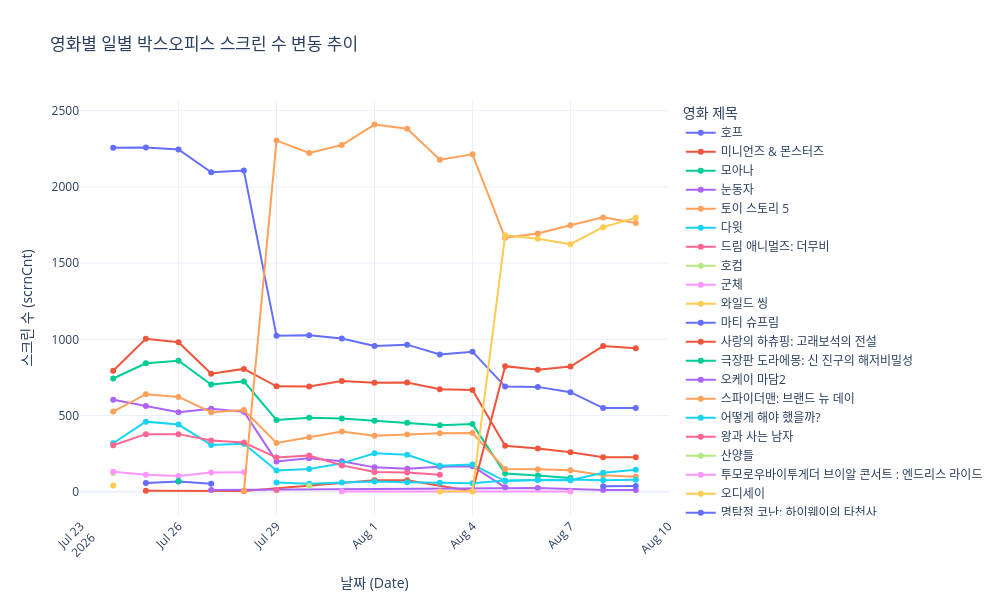

This figure's notebook cell:
### Markdown cell above
## 기간에 따른 스크린 수

### Code cell
draw_lineChart(movie_df, 'scrnCnt', '영화별 일별 박스오피스 스크린 수 변동 추이', '스크린 수')

### Figure 1 — Plotly figure (JSON) as saved in the notebook; plotly's stock layout.template omitted (floating-point values rounded to 4 significant figures)
{"data": [{"customdata": [["호프"], ["호프"], ["호프"], ["호프"], ["호프"], ["호프"], ["호프"], ["호프"], ["호프"], ["호프"], ["호프"], ["호프"], ["호프"], ["호프"], ["호프"], ["호프"], ["호프"]], "hovertemplate": "movieNm=%{customdata[0]}<br>b_date=%{x}<br>scrnCnt=%{y}<extra></extra>", "legendgroup": "호프", "line": {"color": "#636efa", "dash": "solid"}, "marker": {"symbol": "circle"}, "mode": "lines+markers", "name": "호프", "orientation": "v", "showlegend": true, "type": "scatter", "x": ["2026-07-24", "2026-07-25", "2026-07-26", "2026-07-27", "2026-07-28", "2026-07-29", "2026-07-30", "2026-07-31", "2026-08-01", "2026-08-02", "2026-08-03", "2026-08-04", "2026-08-05", "2026-08-06", "2026-08-07", "2026-08-08", "2026-08-09"], "xaxis": "x", "y": [2256, 2258, 2245, 2096, 2108, 1023, 1026, 1005, 957, 965, 901, 919, 690, 688, 653, 549, 549], "yaxis": "y"}, {"customdata": [["미니언즈 & 몬스터즈"], ["미니언즈 & 몬스터즈"], ["미니언즈 & 몬스터즈"], ["미니언즈 & 몬스터즈"], ["미니언즈 & 몬스터즈"], ["미니언즈 & 몬스터즈"], ["미니언즈 & 몬스터즈"], ["미니언즈 & 몬스터즈"], ["미니언즈 & 몬스터즈"], ["미니언즈 & 몬스터즈"], ["미니언즈 & 몬스터즈"], ["미니언즈 & 몬스터즈"], ["미니언즈 & 몬스터즈"], ["미니언즈 & 몬스터즈"], ["미니언즈 & 몬스터즈"], ["미니언즈 & 몬스터즈"], ["미니언즈 & 몬스터즈"]], "hovertemplate": "movieNm=%{customdata[0]}<br>b_date=%{x}<br>scrnCnt=%{y}<extra></extra>", "legendgroup": "미니언즈 & 몬스터즈", "line": {"color": "#EF553B", "dash": "solid"}, "marker": {"symbol": "circle"}, "mode": "lines+markers", "name": "미니언즈 & 몬스터즈", "orientation": "v", "showlegend": true, "type": "scatter", "x": ["2026-07-24", "2026-07-25", "2026-07-26", "2026-07-27", "2026-07-28", "2026-07-29", "2026-07-30", "2026-07-31", "2026-08-01", "2026-08-02", "2026-08-03", "2026-08-04", "2026-08-05", "2026-08-06", "2026-08-07", "2026-08-08", "2026-08-09"], "xaxis": "x", "y": [794, 1004, 981, 774, 806, 692, 690, 726, 715, 716, 672, 668, 302, 284, 259, 226, 227], "yaxis": "y"}, {"customdata": [["모아나"], ["모아나"], ["모아나"], ["모아나"], ["모아나"], ["모아나"], ["모아나"], ["모아나"], ["모아나"], ["모아나"], ["모아나"], ["모아나"], ["모아나"], ["모아나"], ["모아나"]], "hovertemplate": "movieNm=%{customdata[0]}<br>b_date=%{x}<br>scrnCnt=%{y}<extra></extra>", "legendgroup": "모아나", "line": {"color": "#00cc96", "dash": "solid"}, "marker": {"symbol": "circle"}, "mode": "lines+markers", "name": "모아나", "orientation": "v", "showlegend": true, "type": "scatter", "x": ["2026-07-24", "2026-07-25", "2026-07-26", "2026-07-27", "2026-07-28", "2026-07-29", "2026-07-30", "2026-07-31", "2026-08-01", "2026-08-02", "2026-08-03", "2026-08-04", "2026-08-05", "2026-08-06", "2026-08-07"], "xaxis": "x", "y": [743, 843, 860, 704, 724, 471, 486, 480, 465, 452, 437, 444, 119, 106, 91], "yaxis": "y"}, {"customdata": [["눈동자"], ["눈동자"], ["눈동자"], ["눈동자"], ["눈동자"], ["눈동자"], ["눈동자"], ["눈동자"], ["눈동자"], ["눈동자"], ["눈동자"], ["눈동자"], ["눈동자"]], "hovertemplate": "movieNm=%{customdata[0]}<br>b_date=%{x}<br>scrnCnt=%{y}<extra></extra>", "legendgroup": "눈동자", "line": {"color": "#ab63fa", "dash": "solid"}, "marker": {"symbol": "circle"}, "mode": "lines+markers", "name": "눈동자", "orientation": "v", "showlegend": true, "type": "scatter", "x": ["2026-07-24", "2026-07-25", "2026-07-26", "2026-07-27", "2026-07-28", "2026-07-29", "2026-07-30", "2026-07-31", "2026-08-01", "2026-08-02", "2026-08-03", "2026-08-04", "2026-08-05"], "xaxis": "x", "y": [603, 563, 521, 545, 525, 199, 220, 200, 160, 151, 164, 168, 29], "yaxis": "y"}, {"customdata": [["토이 스토리 5"], ["토이 스토리 5"], ["토이 스토리 5"], ["토이 스토리 5"], ["토이 스토리 5"], ["토이 스토리 5"], ["토이 스토리 5"], ["토이 스토리 5"], ["토이 스토리 5"], ["토이 스토리 5"], ["토이 스토리 5"], ["토이 스토리 5"], ["토이 스토리 5"], ["토이 스토리 5"], ["토이 스토리 5"], ["토이 스토리 5"], ["토이 스토리 5"]], "hovertemplate": "movieNm=%{customdata[0]}<br>b_date=%{x}<br>scrnCnt=%{y}<extra></extra>", "legendgroup": "토이 스토리 5", "line": {"color": "#FFA15A", "dash": "solid"}, "marker": {"symbol": "circle"}, "mode": "lines+markers", "name": "토이 스토리 5", "orientation": "v", "showlegend": true, "type": "scatter", "x": ["2026-07-24", "2026-07-25", "2026-07-26", "2026-07-27", "2026-07-28", "2026-07-29", "2026-07-30", "2026-07-31", "2026-08-01", "2026-08-02", "2026-08-03", "2026-08-04", "2026-08-05", "2026-08-06", "2026-08-07", "2026-08-08", "2026-08-09"], "xaxis": "x", "y": [526, 640, 622, 522, 536, 320, 358, 395, 367, 375, 384, 385, 150, 148, 141, 109, 99], "yaxis": "y"}, {"customdata": [["다윗"], ["다윗"], ["다윗"], ["다윗"], ["다윗"], ["다윗"], ["다윗"], ["다윗"], ["다윗"], ["다윗"], ["다윗"], ["다윗"], ["다윗"], ["다윗"], ["다윗"], ["다윗"], ["다윗"]], "hovertemplate": "movieNm=%{customdata[0]}<br>b_date=%{x}<br>scrnCnt=%{y}<extra></extra>", "legendgroup": "다윗", "line": {"color": "#19d3f3", "dash": "solid"}, "marker": {"symbol": "circle"}, "mode": "lines+markers", "name": "다윗", "orientation": "v", "showlegend": true, "type": "scatter", "x": ["2026-07-24", "2026-07-25", "2026-07-26", "2026-07-27", "2026-07-28", "2026-07-29", "2026-07-30", "2026-07-31", "2026-08-01", "2026-08-02", "2026-08-03", "2026-08-04", "2026-08-05", "2026-08-06", "2026-08-07", "2026-08-08", "2026-08-09"], "xaxis": "x", "y": [318, 460, 441, 307, 315, 139, 150, 186, 253, 243, 171, 178, 70, 77, 75, 124, 145], "yaxis": "y"}, {"customdata": [["드림 애니멀즈: 더무비"], ["드림 애니멀즈: 더무비"], ["드림 애니멀즈: 더무비"], ["드림 애니멀즈: 더무비"], ["드림 애니멀즈: 더무비"], ["드림 애니멀즈: 더무비"], ["드림 애니멀즈: 더무비"], ["드림 애니멀즈: 더무비"], ["드림 애니멀즈: 더무비"], ["드림 애니멀즈: 더무비"], ["드림 애니멀즈: 더무비"]], "hovertemplate": "movieNm=%{customdata[0]}<br>b_date=%{x}<br>scrnCnt=%{y}<extra></extra>", "legendgroup": "드림 애니멀즈: 더무비", "line": {"color": "#FF6692", "dash": "solid"}, "marker": {"symbol": "circle"}, "mode": "lines+markers", "name": "드림 애니멀즈: 더무비", "orientation": "v", "showlegend": true, "type": "scatter", "x": ["2026-07-24", "2026-07-25", "2026-07-26", "2026-07-27", "2026-07-28", "2026-07-29", "2026-07-30", "2026-07-31", "2026-08-01", "2026-08-02", "2026-08-03"], "xaxis": "x", "y": [305, 378, 378, 337, 323, 224, 238, 173, 130, 126, 112], "yaxis": "y"}, {"customdata": [["호컴"]], "hovertemplate": "movieNm=%{customdata[0]}<br>b_date=%{x}<br>scrnCnt=%{y}<extra></extra>", "legendgroup": "호컴", "line": {"color": "#B6E880", "dash": "solid"}, "marker": {"symbol": "circle"}, "mode": "lines+markers", "name": "호컴", "orientation": "v", "showlegend": true, "type": "scatter", "x": ["2026-07-24"], "xaxis": "x", "y": [123], "yaxis": "y"}, {"customdata": [["군체"], ["군체"], ["군체"], ["군체"], ["군체"]], "hovertemplate": "movieNm=%{customdata[0]}<br>b_date=%{x}<br>scrnCnt=%{y}<extra></extra>", "legendgroup": "군체", "line": {"color": "#FF97FF", "dash": "solid"}, "marker": {"symbol": "circle"}, "mode": "lines+markers", "name": "군체", "orientation": "v", "showlegend": true, "type": "scatter", "x": ["2026-07-24", "2026-07-25", "2026-07-26", "2026-07-27", "2026-07-28"], "xaxis": "x", "y": [131, 112, 104, 126, 128], "yaxis": "y"}, {"customdata": [["와일드 씽"]], "hovertemplate": "movieNm=%{customdata[0]}<br>b_date=%{x}<br>scrnCnt=%{y}<extra></extra>", "legendgroup": "와일드 씽", "line": {"color": "#FECB52", "dash": "solid"}, "marker": {"symbol": "circle"}, "mode": "lines+markers", "name": "와일드 씽", "orientation": "v", "showlegend": true, "type": "scatter", "x": ["2026-07-24"], "xaxis": "x", "y": [41], "yaxis": "y"}, {"customdata": [["마티 슈프림"], ["마티 슈프림"], ["마티 슈프림"]], "hovertemplate": "movieNm=%{customdata[0]}<br>b_date=%{x}<br>scrnCnt=%{y}<extra></extra>", "legendgroup": "마티 슈프림", "line": {"color": "#636efa", "dash": "solid"}, "marker": {"symbol": "circle"}, "mode": "lines+markers", "name": "마티 슈프림", "orientation": "v", "showlegend": true, "type": "scatter", "x": ["2026-07-25", "2026-07-26", "2026-07-27"], "xaxis": "x", "y": [58, 67, 53], "yaxis": "y"}, {"customdata": [["사랑의 하츄핑: 고래보석의 전설"], ["사랑의 하츄핑: 고래보석의 전설"], ["사랑의 하츄핑: 고래보석의 전설"], ["사랑의 하츄핑: 고래보석의 전설"], ["사랑의 하츄핑: 고래보석의 전설"], ["사랑의 하츄핑: 고래보석의 전설"], ["사랑의 하츄핑: 고래보석의 전설"], ["사랑의 하츄핑: 고래보석의 전설"], ["사랑의 하츄핑: 고래보석의 전설"], ["사랑의 하츄핑: 고래보석의 전설"]], "hovertemplate": "movieNm=%{customdata[0]}<br>b_date=%{x}<br>scrnCnt=%{y}<extra></extra>", "legendgroup": "사랑의 하츄핑: 고래보석의 전설", "line": {"color": "#EF553B", "dash": "solid"}, "marker": {"symbol": "circle"}, "mode": "lines+markers", "name": "사랑의 하츄핑: 고래보석의 전설", "orientation": "v", "showlegend": true, "type": "scatter", "x": ["2026-07-25", "2026-07-28", "2026-08-01", "2026-08-02", "2026-08-04", "2026-08-05", "2026-08-06", "2026-08-07", "2026-08-08", "2026-08-09"], "xaxis": "x", "y": [6, 5, 76, 75, 3, 824, 801, 821, 956, 941], "yaxis": "y"}, {"customdata": [["극장판 도라에몽: 신 진구의 해저비밀성"]], "hovertemplate": "movieNm=%{customdata[0]}<br>b_date=%{x}<br>scrnCnt=%{y}<extra></extra>", "legendgroup": "극장판 도라에몽: 신 진구의 해저비밀성", "line": {"color": "#00cc96", "dash": "solid"}, "marker": {"symbol": "circle"}, "mode": "lines+markers", "name": "극장판 도라에몽: 신 진구의 해저비밀성", "orientation": "v", "showlegend": true, "type": "scatter", "x": ["2026-07-26"], "xaxis": "x", "y": [70], "yaxis": "y"}, {"customdata": [["오케이 마담2"], ["오케이 마담2"], ["오케이 마담2"], ["오케이 마담2"]], "hovertemplate": "movieNm=%{customdata[0]}<br>b_date=%{x}<br>scrnCnt=%{y}<extra></extra>", "legendgroup": "오케이 마담2", "line": {"color": "#ab63fa", "dash": "solid"}, "marker": {"symbol": "circle"}, "mode": "lines+markers", "name": "오케이 마담2", "orientation": "v", "showlegend": true, "type": "scatter", "x": ["2026-07-27", "2026-08-06", "2026-08-08", "2026-08-09"], "xaxis": "x", "y": [12, 25, 12, 12], "yaxis": "y"}, {"customdata": [["스파이더맨: 브랜드 뉴 데이"], ["스파이더맨: 브랜드 뉴 데이"], ["스파이더맨: 브랜드 뉴 데이"], ["스파이더맨: 브랜드 뉴 데이"], ["스파이더맨: 브랜드 뉴 데이"], ["스파이더맨: 브랜드 뉴 데이"], ["스파이더맨: 브랜드 뉴 데이"], ["스파이더맨: 브랜드 뉴 데이"], ["스파이더맨: 브랜드 뉴 데이"], ["스파이더맨: 브랜드 뉴 데이"], ["스파이더맨: 브랜드 뉴 데이"], ["스파이더맨: 브랜드 뉴 데이"], ["스파이더맨: 브랜드 뉴 데이"]], "hovertemplate": "movieNm=%{customdata[0]}<br>b_date=%{x}<br>scrnCnt=%{y}<extra></extra>", "legendgroup": "스파이더맨: 브랜드 뉴 데이", "line": {"color": "#FFA15A", "dash": "solid"}, "marker": {"symbol": "circle"}, "mode": "lines+markers", "name": "스파이더맨: 브랜드 뉴 데이", "orientation": "v", "showlegend": true, "type": "scatter", "x": ["2026-07-28", "2026-07-29", "2026-07-30", "2026-07-31", "2026-08-01", "2026-08-02", "2026-08-03", "2026-08-04", "2026-08-05", "2026-08-06", "2026-08-07", "2026-08-08", "2026-08-09"], "xaxis": "x", "y": [3, 2304, 2222, 2275, 2409, 2382, 2178, 2214, 1666, 1694, 1748, 1800, 1763], "yaxis": "y"}, {"customdata": [["어떻게 해야 했을까?"], ["어떻게 해야 했을까?"], ["어떻게 해야 했을까?"], ["어떻게 해야 했을까?"], ["어떻게 해야 했을까?"], ["어떻게 해야 했을까?"], ["어떻게 해야 했을까?"], ["어떻게 해야 했을까?"], ["어떻게 해야 했을까?"], ["어떻게 해야 했을까?"], ["어떻게 해야 했을까?"], ["어떻게 해야 했을까?"]], "hovertemplate": "movieNm=%{customdata[0]}<br>b_date=%{x}<br>scrnCnt=%{y}<extra></extra>", "legendgroup": "어떻게 해야 했을까?", "line": {"color": "#19d3f3", "dash": "solid"}, "marker": {"symbol": "circle"}, "mode": "lines+markers", "name": "어떻게 해야 했을까?", "orientation": "v", "showlegend": true, "type": "scatter", "x": ["2026-07-29", "2026-07-30", "2026-07-31", "2026-08-01", "2026-08-02", "2026-08-03", "2026-08-04", "2026-08-05", "2026-08-06", "2026-08-07", "2026-08-08", "2026-08-09"], "xaxis": "x", "y": [61, 52, 61, 67, 63, 59, 56, 74, 78, 81, 76, 79], "yaxis": "y"}, {"customdata": [["왕과 사는 남자"]], "hovertemplate": "movieNm=%{customdata[0]}<br>b_date=%{x}<br>scrnCnt=%{y}<extra></extra>", "legendgroup": "왕과 사는 남자", "line": {"color": "#FF6692", "dash": "solid"}, "marker": {"symbol": "circle"}, "mode": "lines+markers", "name": "왕과 사는 남자", "orientation": "v", "showlegend": true, "type": "scatter", "x": ["2026-07-29"], "xaxis": "x", "y": [12], "yaxis": "y"}, {"customdata": [["산양들"]], "hovertemplate": "movieNm=%{customdata[0]}<br>b_date=%{x}<br>scrnCnt=%{y}<extra></extra>", "legendgroup": "산양들", "line": {"color": "#B6E880", "dash": "solid"}, "marker": {"symbol": "circle"}, "mode": "lines+markers", "name": "산양들", "orientation": "v", "showlegend": true, "type": "scatter", "x": ["2026-07-30"], "xaxis": "x", "y": [39], "yaxis": "y"}, {"customdata": [["투모로우바이투게더 브이알 콘서트 : 엔드리스 라이드"], ["투모로우바이투게더 브이알 콘서트 : 엔드리스 라이드"]], "hovertemplate": "movieNm=%{customdata[0]}<br>b_date=%{x}<br>scrnCnt=%{y}<extra></extra>", "legendgroup": "투모로우바이투게더 브이알 콘서트 : 엔드리스 라이드", "line": {"color": "#FF97FF", "dash": "solid"}, "marker": {"symbol": "circle"}, "mode": "lines+markers", "name": "투모로우바이투게더 브이알 콘서트 : 엔드리스 라이드", "orientation": "v", "showlegend": true, "type": "scatter", "x": ["2026-07-31", "2026-08-07"], "xaxis": "x", "y": [2, 2], "yaxis": "y"}, {"customdata": [["오디세이"], ["오디세이"], ["오디세이"], ["오디세이"], ["오디세이"], ["오디세이"], ["오디세이"]], "hovertemplate": "movieNm=%{customdata[0]}<br>b_date=%{x}<br>scrnCnt=%{y}<extra></extra>", "legendgroup": "오디세이", "line": {"color": "#FECB52", "dash": "solid"}, "marker": {"symbol": "circle"}, "mode": "lines+markers", "name": "오디세이", "orientation": "v", "showlegend": true, "type": "scatter", "x": ["2026-08-03", "2026-08-04", "2026-08-05", "2026-08-06", "2026-08-07", "2026-08-08", "2026-08-09"], "xaxis": "x", "y": [2, 3, 1682, 1660, 1624, 1736, 1798], "yaxis": "y"}, {"customdata": [["명탐정 코난: 하이웨이의 타천사"], ["명탐정 코난: 하이웨이의 타천사"]], "hovertemplate": "movieNm=%{customdata[0]}<br>b_date=%{x}<br>scrnCnt=%{y}<extra></extra>", "legendgroup": "명탐정 코난: 하이웨이의 타천사", "line": {"color": "#636efa", "dash": "solid"}, "marker": {"symbol": "circle"}, "mode": "lines+markers", "name": "명탐정 코난: 하이웨이의 타천사", "orientation": "v", "showlegend": true, "type": "scatter", "x": ["2026-08-08", "2026-08-09"], "xaxis": "x", "y": [36, 37], "yaxis": "y"}], "layout": {"height": 600, "hovermode": "x unified", "legend": {"title": {"text": "영화 제목"}, "tracegroupgap": 0}, "title": {"text": "영화별 일별 박스오피스 스크린 수 변동 추이"}, "width": 1000, "xaxis": {"anchor": "y", "domain": [0, 1], "tickangle": -45, "title": {"text": "날짜 (Date)"}}, "yaxis": {"anchor": "x", "autorange": true, "domain": [0, 1], "title": {"text": "스크린 수 (scrnCnt)"}}}}
